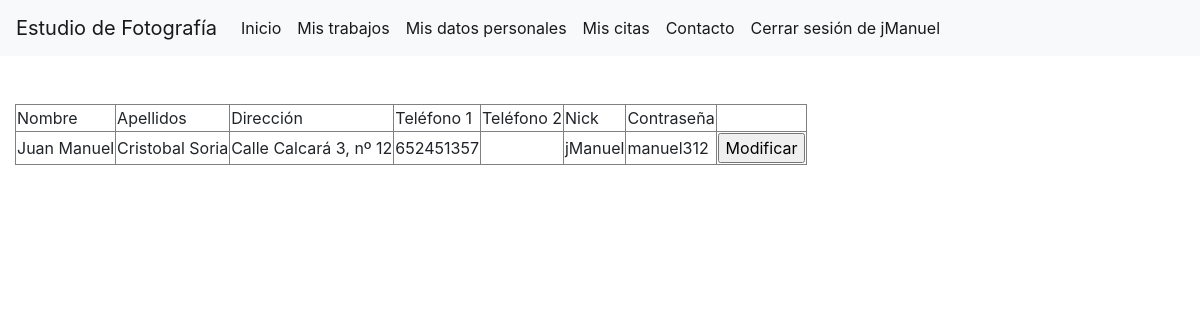
The page /Clientes/personalData.php (signed in) on the database as committed earlier.
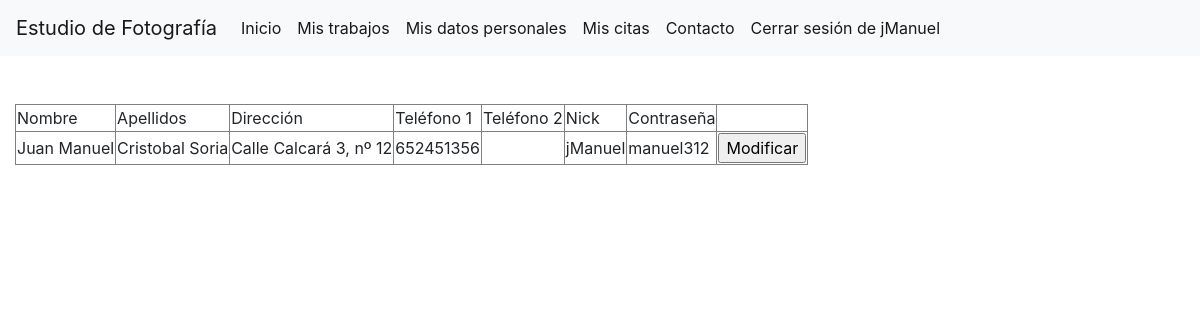
The same page on the database as committed later.
### tables this page shows
CREATE TABLE `clientes` (
  `id` bigint(20) UNSIGNED NOT NULL,
  `nombre` varchar(15) NOT NULL,
  `apellidos` varchar(20) NOT NULL,
  `direccion` varchar(50) NOT NULL,
  `telefono1` varchar(9) NOT NULL,
  `telefono2` varchar(9) DEFAULT NULL,
  `nick` varchar(15) NOT NULL,
  `contraseña` varchar(20) NOT NULL
);

### Clientes/personalData.php (the view, shortened to what this page needs)
<!DOCTYPE html>
<html>
    <head>
    </head>
    <body>
        <?php
            if(isset($_SESSION['user'])){
                if($_SESSION['user']=='admin'){
                    header('location:../index.php');
                }else{
                    include('../NavBar/navBarClient.php');
                }
            }else{
                header('location:../Acceder/error.php');
            }
        ?>
        <br><br>
        <?php
            $db = connectDb();
            $id_user = $_SESSION['id_user'];
            $consulta=mysqli_query($db,"SELECT * FROM clientes where id=$id_user");
            function imprimirTabla($consulta_var){
                if($row = mysqli_fetch_array($consulta_var)){
                    echo "<div class='container col-12'>";
                        echo "<table border=1>";
                        echo "<tr>";
                            echo "<td>Nombre</td>";
                            echo "<td>Apellidos</td>";
                            echo "<td>Dirección</td>";
                            echo "<td>Teléfono 1</td>";
                            echo "<td>Teléfono 2</td>";
                            echo "<td>Nick</td>";
                            echo "<td>Contraseña</td>";
                        echo "</tr>";
                        echo "<form method='post'>";
                            echo "<tr>";
                                echo "<td>".$row["nombre"]."</td>";
                                echo "<td>".$row["apellidos"]."</td>";
                                echo "<td>".$row["direccion"]."</td>";
                                echo "<td>".$row["telefono1"]."</td>";
                                echo "<td>".$row["telefono2"]."</td>";
                                echo "<td>".$row["nick"]."</td>";
                                echo "<td>".$row["contraseña"]."</td>";
                                echo "<td><input type='submit' name='submit' value='Modificar'></td>";
                                echo "</form>";
                        echo "</table>";
                    echo "</div>";
                }
            }
            imprimirTabla($consulta);
        ?>
    </body>
</html>

Rows that differ between the two databases and show on the page:
changed clientes "Juan Manuel": telefono1 "652451357" → "652451356"
